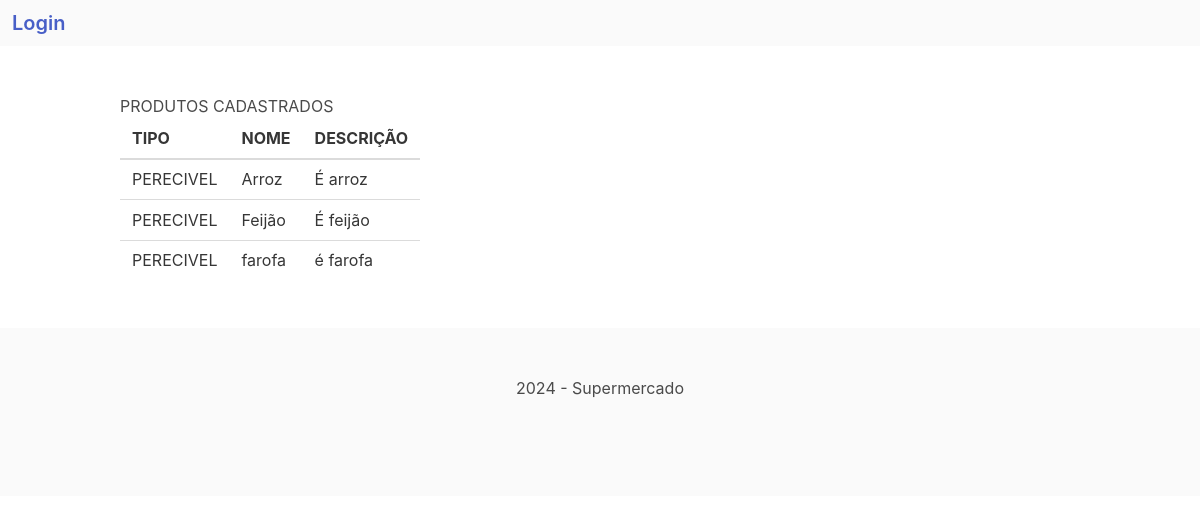
Screenshot of /estoque/produtos_cadastrados/ with the database file from the repository.
### estoque/models.py (models this page shows, shortened)
class Produto(models.Model):
    categoria = models.CharField(verbose_name="Categoria:", max_length=30, choices=TIPO_ALIMENTO)
    nome = models.CharField(verbose_name="Nome do produto:", max_length=194)
    descricao = models.TextField(verbose_name="Descrição do produto:", max_length=194, blank=False, null=False)
    class Meta:
        verbose_name = "Produto"
        verbose_name_plural = "Produtos"
        db_table = "produto"

### estoque/views.py (the view)
# urls.py: path('produtos_cadastrados/', views.produtos_cadastrados, name='produtos_cadastrados'),
def produtos_cadastrados(request):
    allcadastro = Produto.objects.all()
    return render(request, "estoque/listar_produtos_cadastrados.html", {"listProduto": allcadastro})

### estoque/templates/estoque/listar_produtos_cadastrados.html (shortened to what this page needs)
<!DOCTYPE html>
{% extends 'core/base.html' %}
{% block content %}
    <main class="container">
        <h1>PRODUTOS CADASTRADOS</h1>
        {% if listProduto %}
        <table class="table table-dark">
            <thead>
            <tr>
                <th scope="col">TIPO</th>
                <th scope="col">NOME</th>
                <th scope="col">DESCRIÇÃO</th>
            </tr>
            </thead>
            <tbody>
                <tr>
                {% for aux in listProduto %}
                    <td>{{aux.categoria}}</td>
                    <td>{{aux.nome}}</td>
                    <td>{{aux.descricao}}</td>
                {% endfor %}
                </tr>
            </tbody>
        </table>
            {% endif%}
    </main>
{% endblock %}

### rows the page displays
Produto: categoria "PERECIVEL", nome "Arroz", descricao "É arroz"
Produto: categoria "PERECIVEL", nome "Feijão", descricao "É feijão"
Produto: categoria "PERECIVEL", nome "farofa", descricao "é farofa"
